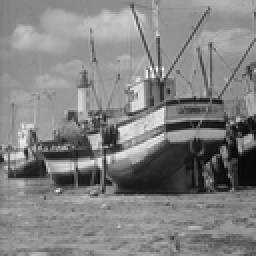
%> input picture Project4/hw4_prog_Bodong/boat.png, 128 x 128 px, shrunk from 512 x 512 before the run (shown 2 times larger)
$ octave hw4_4_c.m   (GNU Octave 9; MATLAB toolbox functions it lacks are replaced by stand-ins)
%> lines starting %> are read from the running program, lines starting %| are printed output that depends on the picture
%> further down, I is the input picture: size 128x128 uint8; min 7, max 255, mean 129.7
### Project4/hw4_prog_Bodong/BlurDegradation.m
function [gblur, H_blurdegradation] = BlurDegradation(f)
%range 0-255
f = double(f);
M = size(f,1);
%> M = 128
N = size(f,2);
%> N = 128
sigma_n = max(f(:))*0.05;
%> sigma_n = 12.75
sigmaspatial = 4;
Hblur=zeros(size(f));
sigmafreq = sqrt(1/(4*pi^2*(sigmaspatial/512)^2));
for u=1:size(f,1)
    for v=1:size(f,2)
        %create H
        Hblur(u,v) = exp(-((u-M/2).^2+(v-N/2).^2)/(2*sigmafreq^2));
    end;
end;
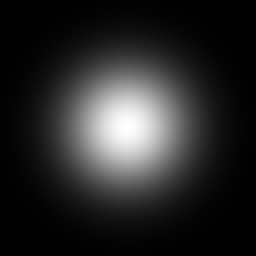
%> Hblur: size 128x128 double (shown 2 times larger); min 5.17e-05, max 1, mean 0.159
H_blurdegradation=Hblur;
Hblur = ifftshift(Hblur);
gblur = real(ifft2(Hblur.*fft2(f)))+sigma_n*randn(M,N);
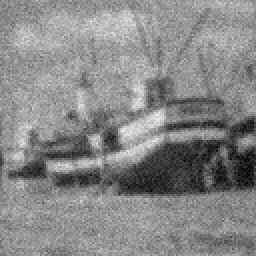
%> gblur: size 128x128 double (shown 2 times larger); min -16.78, max 257.3, mean 129.3; drawn with min black and max white
end

### Project4/hw4_prog_Bodong/WienerReject.m
function Io= WienerReject(I,H,K)
%where I is the degraded input image(spatial domain), H is the degradation in the Fourier domain(shifted), K is the
% % %parameter for Wiener filtering and Io is the output image(spatial domain).
    if(ndims(I)==3)
        I=rgb2gray(I);
    end
    %intensity should between 0 and 1
    if max(max(I))>1
        display('Intensity should not exceed 1');
        pause;
    end

    if min(min(I))<0
        display('Intensity should not be smaller than 0');
        pause;
    end
    %transform image into frequency domain
    I_fre=fft2(I);
    I_fre_shift=fftshift(I_fre);

    [m,n]=size(I_fre_shift);
    if size(I_fre_shift)~=size(H)
        display('size(I_fre_shift)~=size(H)');
        pause;
    end
    I_fre_shift_filtered=zeros(size(I_fre_shift));
    %Wiener Filtering
    for u=1:m
        for v=1:n
            I_fre_shift_filtered(u,v)=I_fre_shift(u,v)*conj(H(u,v))/(abs(H(u,v))*abs(H(u,v))+K);
        end
    end
    %Transform into spatial domain
    I_fre_filtered=ifftshift(I_fre_shift_filtered);
    Io=ifft2(I_fre_filtered);


end

### Project4/hw4_prog_Bodong/hw4_4_c.m
clc
clear all
close all

I=imread('boat.png');%0-255
[fingerprint_gblur,H_blurdegradation] = BlurDegradation(I);
fingerprint_gblur=fingerprint_gblur/255;
fingerprint_gblur=min(fingerprint_gblur,ones(size(fingerprint_gblur)));
fingerprint_gblur=max(fingerprint_gblur,zeros(size(fingerprint_gblur)));


imshow(fingerprint_gblur);
imwrite(fingerprint_gblur,'hw4_4_c_boat_blur.png');

%K=1;
flag=1;


for K=0.1:0.1:1
% [4 lines of commented-out code are left out]
K
save_MSE_wiener(1,flag)=K;


Io= WienerReject(fingerprint_gblur,H_blurdegradation,K);


Io_real=real(Io);
Io_real=min(Io_real,ones(size(Io_real)));
Io_real=max(Io_real,zeros(size(Io_real)));

I_01=double(I)/255;


square_dis_blur=0;
square_dis_wiener=0;
for x=1:size(Io_real,1)
    for y=1:size(Io_real,2)
        square_dis_blur=square_dis_blur+255*(fingerprint_gblur(x,y)-I_01(x,y))*255*(fingerprint_gblur(x,y)-I_01(x,y));%compare to no-noise image, not noisy image
        square_dis_wiener=square_dis_wiener+255*(Io_real(x,y)-I_01(x,y))*255*(Io_real(x,y)-I_01(x,y));
    end
end

figure(2);imshow(Io_real);title('image after wiener filtering');
imwrite(Io_real,strcat('hw4_4_c_boat_after_wiener_K',num2str(K),'.png'));


display('The mean square distance after blur is ');
%MSE=square_dis_noise/(size(I,1)*size(I,2))
MSE_blur=square_dis_blur/(size(Io_real,1)*size(Io_real,2))


display('The mean square distance after wiener filtering is ');
%MSE=square_dis_noise/(size(I,1)*size(I,2))
MSE_wiener=square_dis_wiener/(size(Io_real,1)*size(Io_real,2))


% [4 lines of commented-out code are left out]

save_MSE_wiener(2,flag)=MSE_blur;
save_MSE_wiener(3,flag)=MSE_wiener;
flag=flag+1;
save('save_MSE_wiener.mat','save_MSE_wiener');
end
%> this loop made 10 passes
%> MSE_wiener on passes 1 to 10: 404.1, 745.6, 1229.4, 1770.8, 2331.8, 2891.6, 3438.6, 3966.4, 4471.6, 4952.9
%> pass 1, `Io_real=real(Io);`:
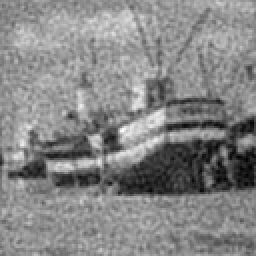
%> Io_real: size 128x128 double (shown 2 times larger); min -0.0496, max 0.921, mean 0.462; drawn with min black and max white
%> after the loop, flag = 11; save_MSE_wiener = 10 columns, first 8: [0.1 0.2 0.3 0.4 0.5 0.6 0.7 0.8; 330 330 330 330 330 330 330 330; 404.1 745.6 1229.4 1770.8 2331.8 2891.6 3438.6 3966.4]

plot(save_MSE_wiener(1,:),save_MSE_wiener(2,:),':ok',save_MSE_wiener(1,:),save_MSE_wiener(3,:),'--xr');
legend('MSE of blur degradation','MSE after wiener');
%axis([0,4,0,1]);
xlabel('K');ylabel('MSE');
title('boat');
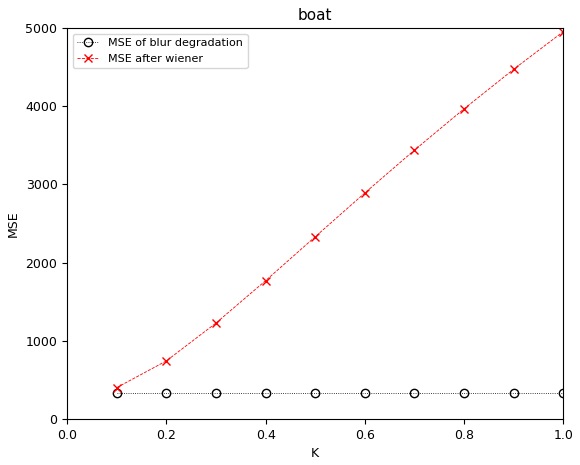
%> figure redrawn from the program's plot data; curve peaks at x = 1, y = 4952.9
